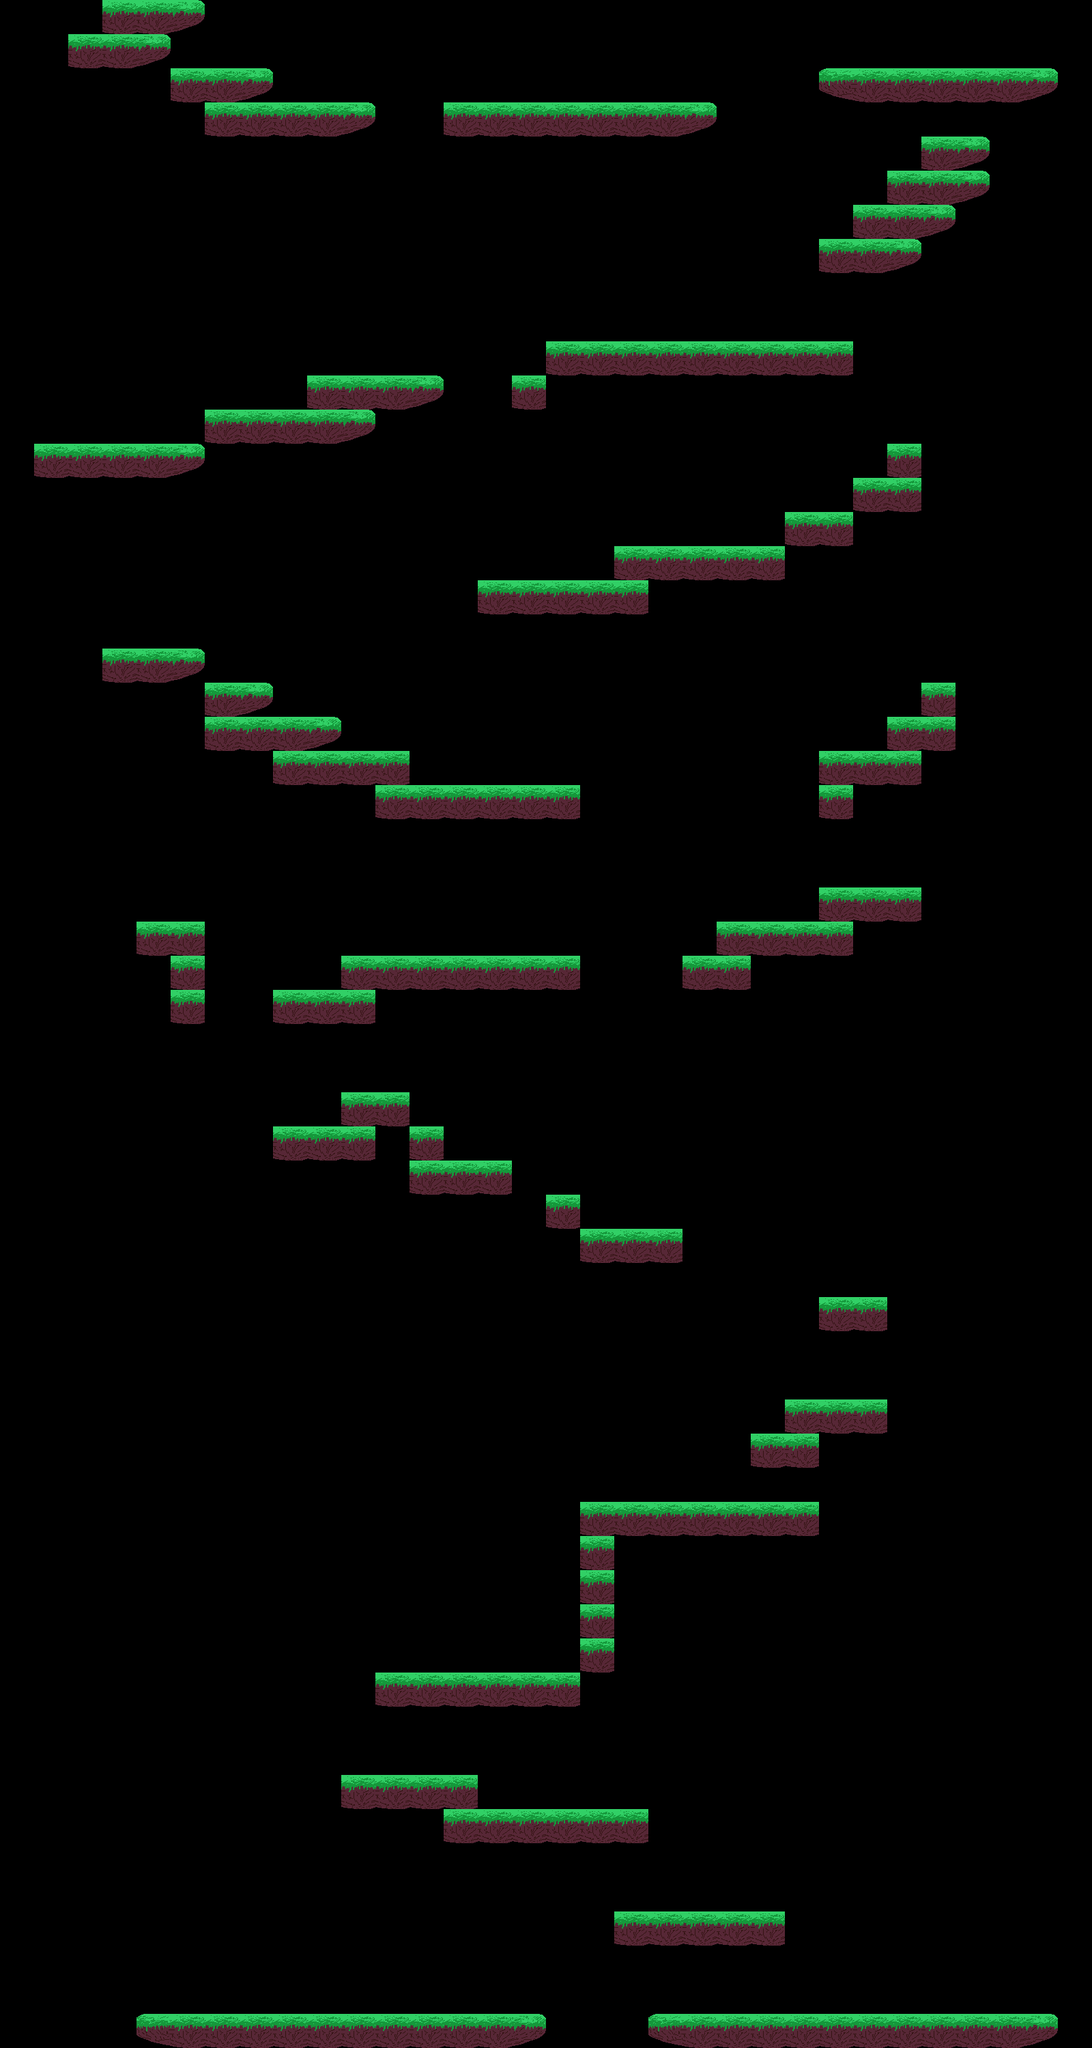

A 2D game scene composited from a Tiled map and its tileset images. What follows is a short description and the map's XML, with each tile layer's data collapsed to a summary:
An orthogonal 32x60 tile map with 50x50 px tiles, 2 tile layers (Platforms, Ladders).

<map version="1.0" tiledversion="1.0.3" orientation="orthogonal" renderorder="right-down" width="32" height="60" tilewidth="50" tileheight="50" nextobjectid="1">
 <tileset firstgid="1" name="LargeGrass" tilewidth="50" tileheight="50" tilecount="3" columns="3">
  <image source="LargeGrass.png" width="150" height="50" />
 </tileset>
 <layer name="Platforms" width="32" height="60">
  <data>[1920 cells, 204 non-empty, 3 distinct tile ids]</data>
 </layer>
 <layer name="Ladders" width="32" height="60">
  <data>[1920 cells, 0 non-empty, 0 distinct tile ids]</data>
 </layer>
</map>